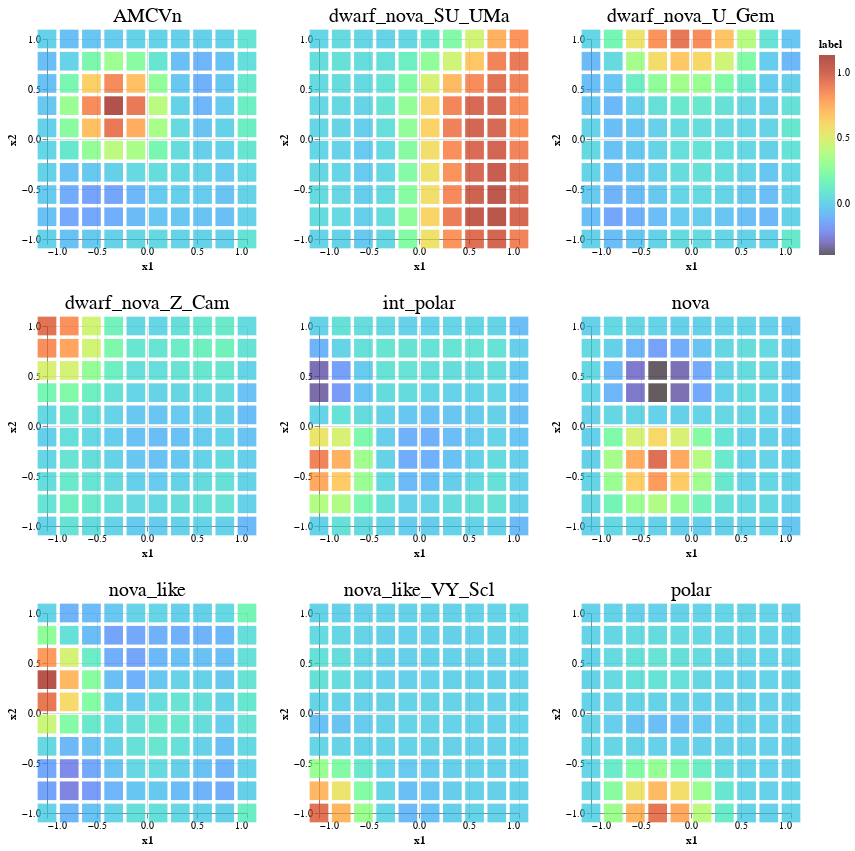

Notebook code for this chart:
### Code cell
# matY has shape n_dimensions (number of features) * n_nodes in latent space. 
# Manifold in n-dimensional space (projection of matX in data space); 
# A point matY[:,i] is a center of a Gaussian component i on the manifold in data space. Y=WΦT
# Location of each node in the high dimensional space.
# It is related to the actual probability space through Y=W*phi(transpose).
# We therefore need to normalise the matrix to show the strength of a node's association to a given class relative to the other nodes.
refvect = gtm_model.matY

# refvect = MinMaxScaler().fit_transform(refvect.T).T
refvect = scaler.inverse_transform(refvect.T).T


# Here we are plotting matX, the coordinates of the nodes in the 2D space. We will colour code them based on 'label'. So this will be a
# grid of pixels in 2D space that is colour coded by some parameter.
def plot_ref_vect(gtm_matX,label,title,fig_size=(200,200)):
    dfmap = pd.DataFrame(gtm_matX, columns=["x1", "x2"])
    dfmap['label'] = label
    map = alt.Chart(dfmap).mark_square().encode(
        x='x1',
        y='x2',
        color=alt.Color('label:Q',
                        #scale=alt.Scale(scheme='viridis')),
                        scale=alt.Scale(scheme='turbo')),
        size=alt.value(350),
        tooltip=['x1','x2', 'label:Q'],
        #opacity='density'
    ).properties(title = title, width = fig_size[0], height = fig_size[1])
    return map
# %%

# Here we save into variables plots for each of the classes. The colour coding is based on matY. matY defines the central
# position of each Gaussian (node) in feature, or in this case class probability, space. 
gtm_refvect0 = plot_ref_vect(gtm_model.matX,label=refvect[0,:],title=labels2[0])
gtm_refvect1 = plot_ref_vect(gtm_model.matX,label=refvect[1,:],title=labels2[1])
gtm_refvect2 = plot_ref_vect(gtm_model.matX,label=refvect[2,:],title=labels2[2])
gtm_refvect3 = plot_ref_vect(gtm_model.matX,label=refvect[3,:],title=labels2[3])
gtm_refvect4 = plot_ref_vect(gtm_model.matX,label=refvect[4,:],title=labels2[4])
gtm_refvect5 = plot_ref_vect(gtm_model.matX,label=refvect[5,:],title=labels2[5])
gtm_refvect6 = plot_ref_vect(gtm_model.matX,label=refvect[6,:],title=labels2[6])
gtm_refvect7 = plot_ref_vect(gtm_model.matX,label=refvect[7,:],title=labels2[7])
gtm_refvect8 = plot_ref_vect(gtm_model.matX,label=refvect[8,:],title=labels2[8])

gtm_refs_top = gtm_refvect0 |  gtm_refvect1 |  gtm_refvect2 
gtm_refs_middle = gtm_refvect3 | gtm_refvect4 | gtm_refvect5
gtm_refs_bottom = gtm_refvect6 | gtm_refvect7 | gtm_refvect8 
class_maps = alt.vconcat(gtm_refs_top, gtm_refs_middle, gtm_refs_bottom)
class_maps = class_maps.configure_title(fontSize=20,fontWeight='normal')
class_maps

# %%
